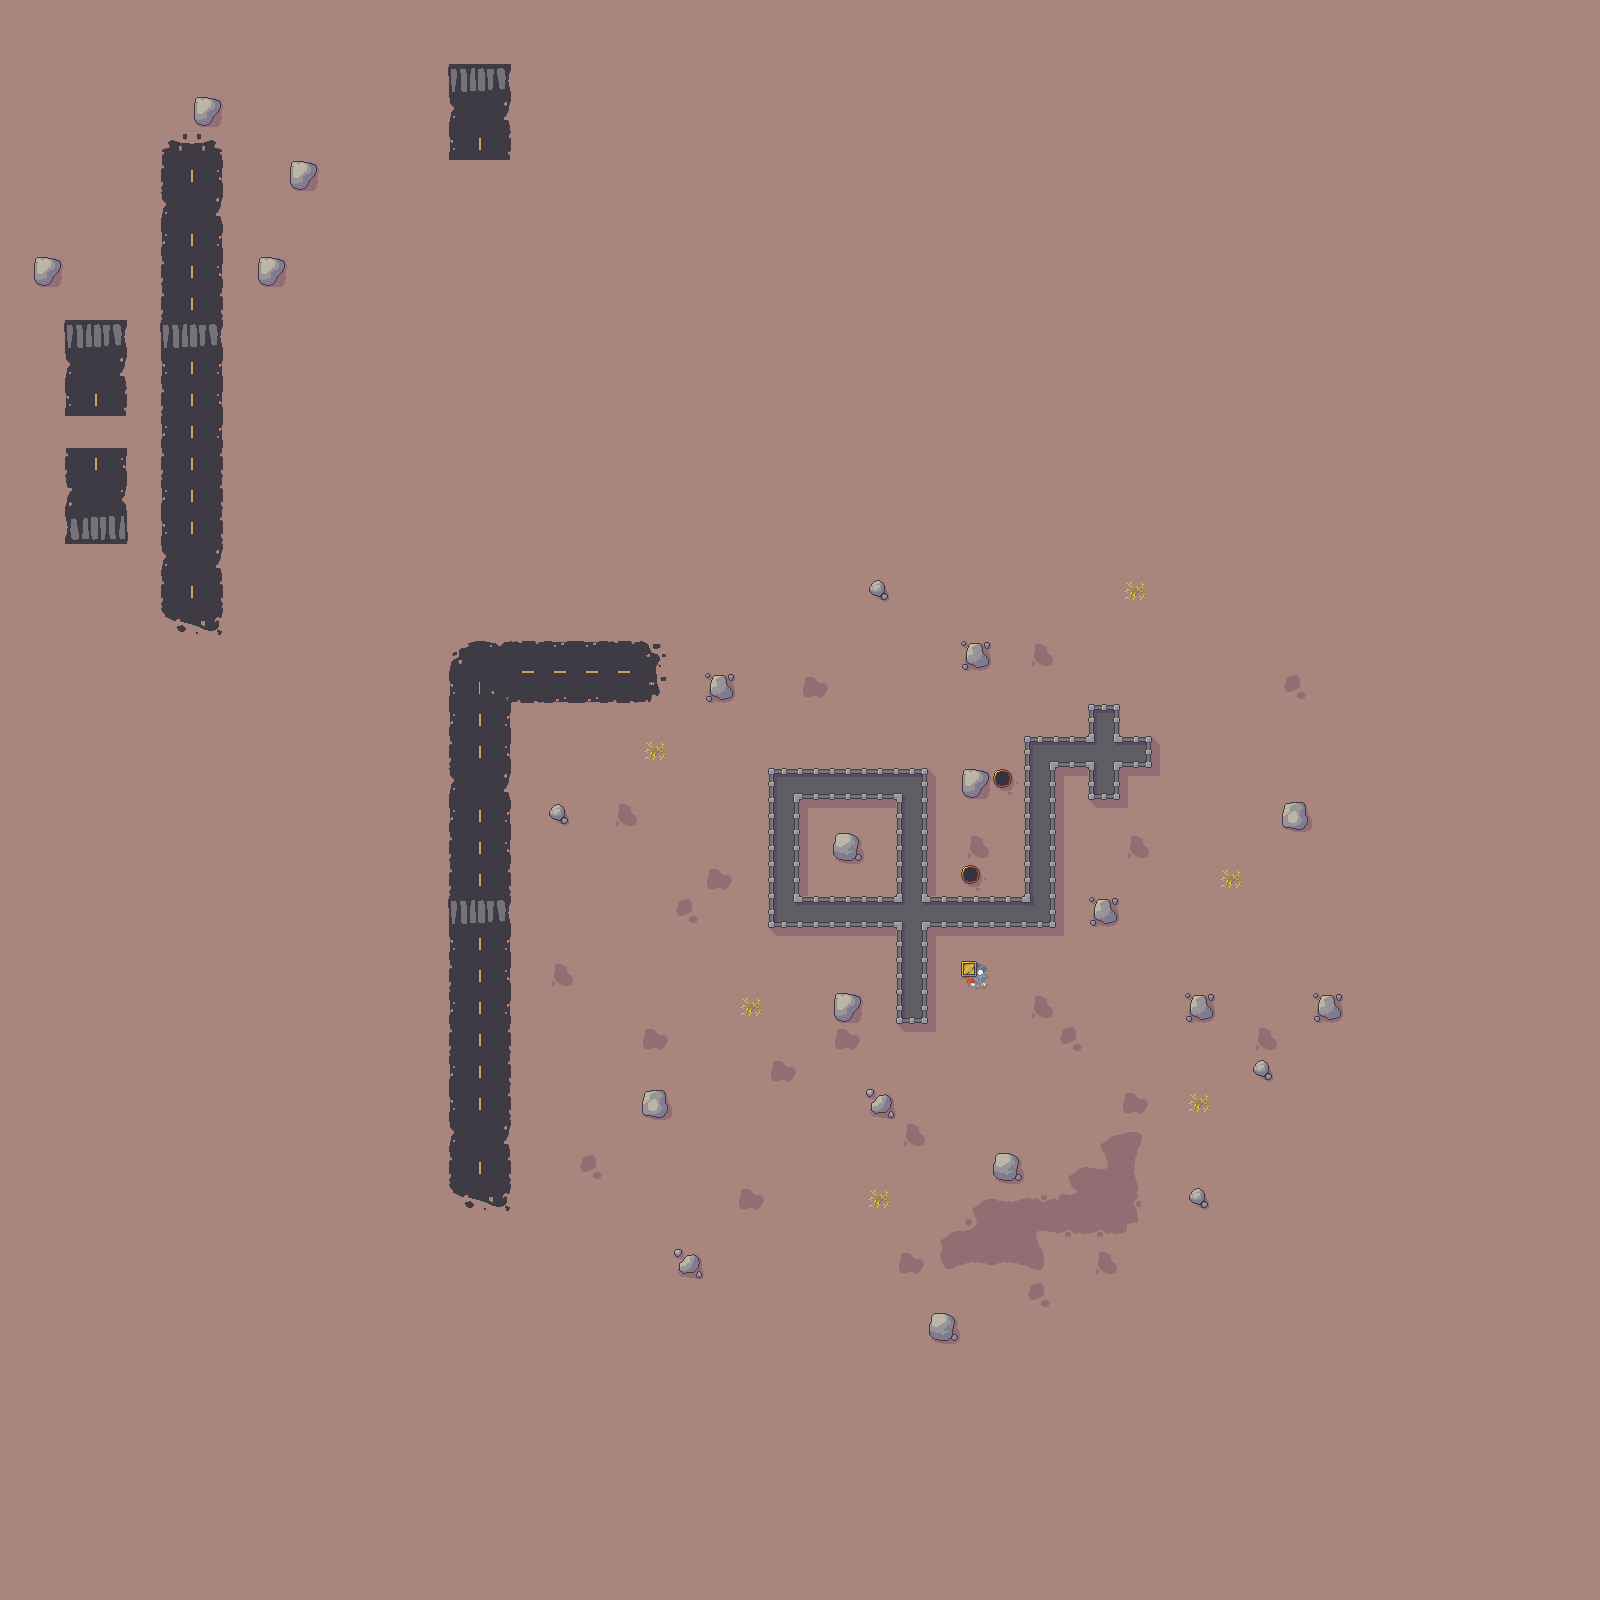

Rendered tile map (Tiled .tmx) drawn with the repository's tilesets; below, a short description and the map source with its tile grids summarised:
An orthogonal 50x50 tile map with 32x32 px tiles, 2 tile layers (Tiles, RoadTiles), 2 hidden layers not drawn and 28 objects.

<map version="1.0" tiledversion="1.1.4" orientation="orthogonal" renderorder="right-down" width="50" height="50" tilewidth="32" tileheight="32" infinite="0" nextobjectid="1">
 <tileset firstgid="1" name="TankTiles" tilewidth="32" tileheight="32" tilecount="1024" columns="32">
  <image source="../../../GlobalContent/spritesheet.png" width="1024" height="1024" />
  <tile id="833">
   <objectgroup draworder="index">
    <object id="1" x="0" y="0" width="32" height="32" />
   </objectgroup>
  </tile>
  <tile id="834">
   <objectgroup draworder="index">
    <object id="1" x="0" y="0" width="32" height="32" />
   </objectgroup>
  </tile>
  <tile id="865">
   <objectgroup draworder="index">
    <object id="1" x="0" y="0" width="32" height="32" />
   </objectgroup>
  </tile>
  <tile id="866">
   <objectgroup draworder="index">
    <object id="2" x="0" y="0" width="32" height="32" />
   </objectgroup>
  </tile>
  <tile id="932">
   <objectgroup draworder="index">
    <object id="1" x="0" y="0" width="32" height="32" />
   </objectgroup>
  </tile>
  <tile id="933">
   <objectgroup draworder="index">
    <object id="1" x="0" y="0" width="32" height="32" />
   </objectgroup>
  </tile>
  <tile id="936">
   <objectgroup draworder="index">
    <object id="1" x="0" y="0" width="32" height="32" />
   </objectgroup>
  </tile>
  <tile id="937">
   <objectgroup draworder="index">
    <object id="3" x="0" y="0" width="32" height="32" />
   </objectgroup>
  </tile>
  <tile id="938">
   <objectgroup draworder="index">
    <object id="1" x="0" y="0" width="32" height="32" />
   </objectgroup>
  </tile>
  <tile id="963">
   <objectgroup draworder="index">
    <object id="1" x="0" y="0" width="32" height="32" />
   </objectgroup>
  </tile>
  <tile id="964">
   <objectgroup draworder="index">
    <object id="2" x="0" y="0" width="32" height="32" />
   </objectgroup>
  </tile>
  <tile id="965">
   <objectgroup draworder="index">
    <object id="1" x="0" y="0" width="32" height="32" />
   </objectgroup>
  </tile>
  <tile id="966">
   <objectgroup draworder="index">
    <object id="2" x="0" y="0" width="32" height="32" />
   </objectgroup>
  </tile>
  <tile id="967">
   <objectgroup draworder="index">
    <object id="1" x="0" y="0" width="32" height="32" />
   </objectgroup>
  </tile>
  <tile id="968">
   <objectgroup draworder="index">
    <object id="2" x="0" y="0" width="32" height="32" />
   </objectgroup>
  </tile>
  <tile id="969">
   <objectgroup draworder="index">
    <object id="1" x="0" y="0" width="32" height="32" />
   </objectgroup>
  </tile>
  <tile id="970">
   <objectgroup draworder="index">
    <object id="2" x="0" y="0" width="32" height="32" />
   </objectgroup>
  </tile>
  <tile id="972">
   <objectgroup draworder="index">
    <object id="1" x="0" y="0" width="32" height="32" />
   </objectgroup>
  </tile>
  <tile id="993">
   <objectgroup draworder="index">
    <object id="1" x="0" y="0" width="32" height="32" />
   </objectgroup>
  </tile>
  <tile id="995">
   <objectgroup draworder="index">
    <object id="1" x="0" y="0" width="32" height="32" />
   </objectgroup>
  </tile>
  <tile id="996">
   <objectgroup draworder="index">
    <object id="1" x="0" y="0" width="32" height="32" />
   </objectgroup>
  </tile>
  <tile id="997">
   <objectgroup draworder="index">
    <object id="1" x="0" y="0" width="32" height="32" />
   </objectgroup>
  </tile>
  <tile id="998">
   <objectgroup draworder="index">
    <object id="1" x="0" y="0" width="32" height="32" />
   </objectgroup>
  </tile>
  <tile id="999">
   <objectgroup draworder="index">
    <object id="1" x="0" y="0" width="32" height="32" />
   </objectgroup>
  </tile>
  <tile id="1000">
   <objectgroup draworder="index">
    <object id="2" x="0" y="0" width="32" height="32" />
   </objectgroup>
  </tile>
  <tile id="1001">
   <objectgroup draworder="index">
    <object id="1" x="0" y="0" width="32" height="32" />
   </objectgroup>
  </tile>
  <tile id="1003">
   <objectgroup draworder="index">
    <object id="1" x="0" y="0" width="32" height="32" />
   </objectgroup>
  </tile>
  <tile id="1004">
   <objectgroup draworder="index">
    <object id="1" x="0" y="0" width="32" height="32" />
   </objectgroup>
  </tile>
 </tileset>
 <layer name="Tiles" width="50" height="50">
  <data>[2500 cells, 2500 non-empty, 42 distinct tile ids]</data>
 </layer>
 <layer name="RoadTiles" width="50" height="50">
  <data>[2500 cells, 96 non-empty, 12 distinct tile ids]</data>
 </layer>
 <layer name="Tanks" width="50" height="50" visible="0">
  <data>[2500 cells, 8 non-empty, 8 distinct tile ids]</data>
 </layer>
 <layer name="Turrets" width="50" height="50" visible="0">
  <data>[2500 cells, 8 non-empty, 8 distinct tile ids]</data>
 </layer>
</map>
